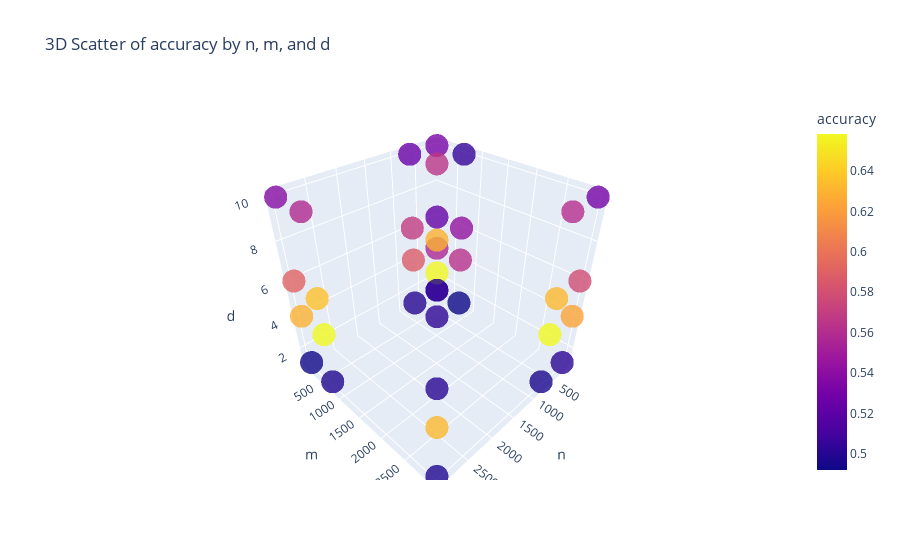

Here is the notebook cell this chart was saved with:
### Code cell
import pickle
from visualization import plot_3d_scatter, plot_losses

# Manually defined values (scientific notation)
n_values = [1e2, 7e2, 3e3]  # 100, 500, 1000, 5000, 10000
m_values = [1e2, 7e2, 3e3]  # 100, 500, 1000, 5000, 10000
d_values = [1, 4, 6, 10]  # 4 values between 1 and 10

# Load results
file_path = "Data/results_hyperparam_scan_d_m_n.pkl"

with open(file_path, "rb") as f:
    results = pickle.load(f)

print("✅ Results loaded successfully!")

# Generate the 3D plot
plot_3d_scatter(results, param_x="n", param_y="m", param_z="d", result_metric="accuracy")

# Plot losses
plot_losses(results, param_index=29, save_path="Results/losses_n_m_d")

# Find best parameters based on accuracy
import torch  # type: ignore
from visualization import get_best_params

best_params = get_best_params(results, result_metric="accuracy")

# make a loop for all the heatmaps of n
fig, axes = plt.subplots(1, len(d_values), figsize=(15, 5))

# Loop over the n values

for i, d in enumerate(d_values):
    # Find the first experiment index where n matches
    fixed_index = next(
        (idx for idx, exp in enumerate(results) if exp["params"]["d"] == d), None
    )

    # If no matching experiment is found, skip
    if fixed_index is None:
        print(f"No results found for n={n}")
        continue

    # Get the correct Axes for this subplot
    ax = axes[i]

    # Plot the heatmap on the chosen subplot
    plot_heatmap_fixed(
        results,
        param_x="m",
        param_y="n",
        result_metric="accuracy",
        fixed_index=fixed_index,
        ax=ax,
    )

    ax.set_title(f"Heatmap (d={d}) - Index {fixed_index}")

# save the figure on png

plt.tight_layout()
plt.savefig("Results/heatmap_hyperparam_scan_n_m_d.png")
plt.show()

### Figure 1 — Plotly figure (JSON) as saved in the notebook; plotly's stock layout.template omitted (floating-point values rounded to 4 significant figures)
{"data": [{"hovertemplate": "n=%{x}<br>m=%{y}<br>d=%{z}<br>accuracy=%{marker.color}<extra></extra>", "legendgroup": "", "marker": {"color": [0.528, 0.556, 0.524, 0.532, 0.492, 0.5629, 0.5434, 0.5051, 0.502, 0.6232, 0.5787, 0.5304, 0.5, 0.5869, 0.5686, 0.5251, 0.5026, 0.6573, 0.6291, 0.565, 0.4962, 0.658, 0.6325, 0.5608, 0.4929, 0.6289, 0.5908, 0.5379, 0.4977, 0.6583, 0.6361, 0.558, 0.498, 0.6324, 0.5003, 0.5001], "coloraxis": "coloraxis", "opacity": 0.8, "symbol": "circle"}, "mode": "markers", "name": "", "scene": "scene", "showlegend": false, "type": "scatter3d", "x": [100, 100, 100, 100, 100, 100, 100, 100, 100, 100, 100, 100, 700, 700, 700, 700, 700, 700, 700, 700, 700, 700, 700, 700, 3000, 3000, 3000, 3000, 3000, 3000, 3000, 3000, 3000, 3000, 3000, 3000], "y": [100, 100, 100, 100, 700, 700, 700, 700, 3000, 3000, 3000, 3000, 100, 100, 100, 100, 700, 700, 700, 700, 3000, 3000, 3000, 3000, 100, 100, 100, 100, 700, 700, 700, 700, 3000, 3000, 3000, 3000], "z": [1, 4, 6, 10, 1, 4, 6, 10, 1, 4, 6, 10, 1, 4, 6, 10, 1, 4, 6, 10, 1, 4, 6, 10, 1, 4, 6, 10, 1, 4, 6, 10, 1, 4, 6, 10]}], "layout": {"coloraxis": {"colorbar": {"title": {"text": "accuracy"}}, "colorscale": [[0, "#0d0887"], [0.1111, "#46039f"], [0.2222, "#7201a8"], [0.3333, "#9c179e"], [0.4444, "#bd3786"], [0.5556, "#d8576b"], [0.6667, "#ed7953"], [0.7778, "#fb9f3a"], [0.8889, "#fdca26"], [1, "#f0f921"]]}, "legend": {"tracegroupgap": 0}, "scene": {"domain": {"x": [0, 1], "y": [0, 1]}, "xaxis": {"title": {"text": "n"}}, "yaxis": {"title": {"text": "m"}}, "zaxis": {"title": {"text": "d"}}}, "title": {"text": "3D Scatter of accuracy by n, m, and d"}}}
